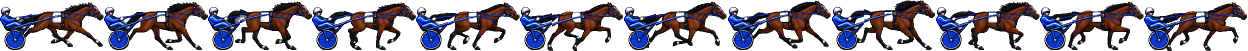
#> input picture mockups/pixel/fe12_cycle.png, 2496 x 101 px (shown at 1/2 size)
$ python build_pool.py ../../mockups/pixel/fe12_cycle.png
#> lines starting #> are read from the running program, lines starting #| are printed output that depends on the picture
### art/tack_layers/assemble_wraps.py
"""The wrapped cycle: SpriteCook's 12 edited frames (sc/wNN.png) fitted back onto the runner's 208x101 cells, each
scaled to the original frame's height and lined up on the original's bike side so the driver and bike hold steady.
The wraps (SpriteCook's white padding low on the legs) are found in each frame so they can be tinted any color.
    python art/tack_layers/assemble_wraps.py   -> wrapped_cycle.png, wrapped_mask.png, previews"""
import os
from PIL import Image

HERE = os.path.dirname(os.path.abspath(__file__))
N, W, H = 12, 208, 101
orig = Image.open(os.path.join(HERE, "..", "..", "mockups", "pixel", "fe12_cycle.png")).convert("RGBA")
#> orig is the input picture: PIL image 2496x101 RGBA; mean R, G, B, A 26.8, 23, 33.6, 118.4


# [75 lines left out: functions fit, fit_rig, fit_length, settle, size, not called in this run]


SEAM = 64                                                              # rows above: today's runner; below: SpriteCook's legs


# [97 lines left out: functions graft, steady, wraps, tint, not called in this run]


# [25 lines that do not run on import are left out]

### art/spritelab/build_pool.py
"""Sprite Lab's pool: every candidate runner frame made game-ready (208x101, wheel on today's wheel, today's wheel and
driver laid on, outline cleaned) with its wrap mask, so the Lab only ever shows frames that could ship.
    python art/spritelab/build_pool.py              all sources
    python art/spritelab/build_pool.py seedance <frames_dir> <name>     add one Seedance clip
Writes art/spritelab/pool/<source>/NNNN.png and NNNN_m.png, and pool/index.json."""
import json, os, shutil, subprocess, sys
import numpy as np
from PIL import Image

HERE = os.path.dirname(os.path.abspath(__file__)); ART = os.path.dirname(HERE)
sys.path.insert(0, os.path.join(ART, "tack_layers")); sys.path.insert(0, ART)
import assemble_wraps as A
from anchors import anchors, nose
from defringe import defringe

W, H, N = 208, 101, 12
POOL = os.path.join(HERE, "pool")
STOCK = A.orig
TL = os.path.join(ART, "tack_layers")


def cells(sheet):
    im = Image.open(sheet).convert("RGBA")
    return [im.crop((i * W, 0, (i + 1) * W, H)) for i in range(im.width // W)]


# [6 lines left out: function finish, not called in this run]


def save(source, name, frames, masks, suggest, note, stride=None):
#> called with source = 'today', name = "Today's runner (no wraps)"
    d = os.path.join(POOL, source); shutil.rmtree(d, ignore_errors=True); os.makedirs(d)
    for k, (f, m) in enumerate(zip(frames, masks)):
        f.save(os.path.join(d, f"{k:04d}.png")); m.save(os.path.join(d, f"{k:04d}_m.png"))
#> this loop made 12 passes
#> pass 1, in save, `f.save(os.path.join(d, f'{k:04d}.png'))`:
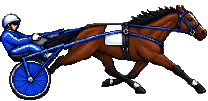
#> saved as 0000.png: PIL image 208x101 RGBA; mean R, G, B, A 27.3, 23.3, 33.5, 117.4; transparent parts drawn white
#> pass 2, in save, `f.save(os.path.join(d, f'{k:04d}.png'))`:
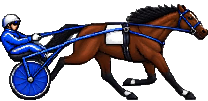
#> saved as 0001.png: PIL image 208x101 RGBA; mean R, G, B, A 27.4, 23.3, 33.4, 121.3; transparent parts drawn white
    idx = os.path.join(POOL, "index.json")
    data = json.load(open(idx)) if os.path.exists(idx) else {"sources": []}
#> data = {'sources': []}
    data["sources"] = [s for s in data["sources"] if s["id"] != source] + [
        {"id": source, "name": name, "frames": len(frames), "suggest": suggest, "note": note, "stride": stride}]
    json.dump(data, open(idx, "w"), indent=1)
    print(source, len(frames), "frames")
#| today 12 frames


def stock():
    fr = cells(os.path.join(ART, "..", "mockups", "pixel", "fe12_cycle.png"))
    save("today", "Today's runner (no wraps)", fr, [Image.new("L", (W, H)) for _ in fr], list(range(N)),
         "The stock stride, for comparison and for borrowing frames.")


def cycle(source, name, path, note, finished=False):
    fr, ms = [], []
    for k, c in enumerate(cells(path)):
        if finished:
            m = A.wraps(c); fr.append(c); ms.append(m)
        else:
            f, m = finish(c, k); fr.append(f); ms.append(m)
    save(source, name, fr, ms, list(range(N)), note)


# [81 lines left out: functions inpainted, seedance, suggest_even, not called in this run]


if __name__ == "__main__":
    a = sys.argv[1:]
    if a and a[0] == "seedance":
        seedance(a[1], a[2], a[3] if len(a) > 3 else a[2]); sys.exit()
    stock()
#> (the run stopped early here; a loop or call above may not have finished)

$ run again, with mockups/pixel/fe8_cycle.png copied over mockups/pixel/fe12_cycle.png
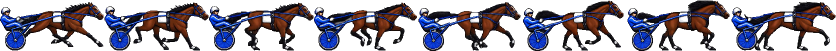
#> input picture mockups/pixel/fe8_cycle.png, 1672 x 102 px (shown at 1/2 size)
#> orig is the input picture: PIL image 1672x102 RGBA; mean R, G, B, A 26.8, 23.2, 33.4, 118
#> the loop in save, `for k, (f, m) in enumerate(zip(frames, masks)):` made 8 passes
#> pass 1, in save, `f.save(os.path.join(d, f'{k:04d}.png'))`:
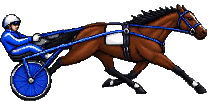
#> saved as 0000.png: PIL image 208x101 RGBA; mean R, G, B, A 27.8, 23.8, 34, 118.2; transparent parts drawn white
#> pass 2, in save, `f.save(os.path.join(d, f'{k:04d}.png'))`:
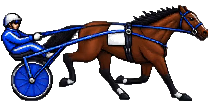
#> saved as 0001.png: PIL image 208x101 RGBA; mean R, G, B, A 27.6, 23.5, 33.7, 120.7; transparent parts drawn white
#> data = {'sources': []}
#| today 8 frames
